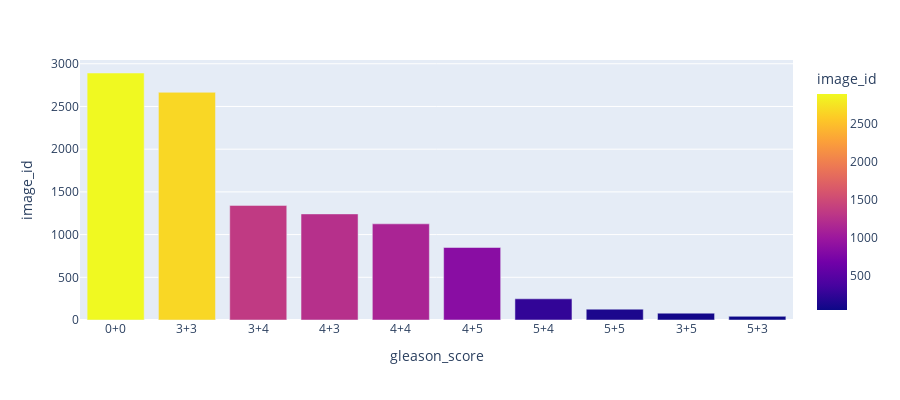

This figure's notebook cell:
### Code cell
fig = px.bar(temp, x='gleason_score', y='image_id',
             hover_data=['image_id', 'gleason_score'], color='image_id',
             labels={'pop':'population of Canada'}, height=400)
fig.show()

### Figure 1 — Plotly figure (JSON) as saved in the notebook; plotly's stock layout.template omitted (floating-point values rounded to 4 significant figures)
{"data": [{"alignmentgroup": "True", "hovertemplate": "gleason_score=%{x}<br>image_id=%{marker.color}<extra></extra>", "legendgroup": "", "marker": {"color": [2892, 2666, 1342, 1242, 1126, 849, 248, 127, 80, 43], "coloraxis": "coloraxis", "pattern": {"shape": ""}}, "name": "", "offsetgroup": "", "orientation": "v", "showlegend": false, "textposition": "auto", "type": "bar", "x": ["0+0", "3+3", "3+4", "4+3", "4+4", "4+5", "5+4", "5+5", "3+5", "5+3"], "xaxis": "x", "y": [2892, 2666, 1342, 1242, 1126, 849, 248, 127, 80, 43], "yaxis": "y"}], "layout": {"barmode": "relative", "coloraxis": {"colorbar": {"title": {"text": "image_id"}}, "colorscale": [[0, "#0d0887"], [0.1111, "#46039f"], [0.2222, "#7201a8"], [0.3333, "#9c179e"], [0.4444, "#bd3786"], [0.5556, "#d8576b"], [0.6667, "#ed7953"], [0.7778, "#fb9f3a"], [0.8889, "#fdca26"], [1, "#f0f921"]]}, "height": 400, "legend": {"tracegroupgap": 0}, "margin": {"t": 60}, "xaxis": {"anchor": "y", "domain": [0, 1], "title": {"text": "gleason_score"}}, "yaxis": {"anchor": "x", "domain": [0, 1], "title": {"text": "image_id"}}}}
